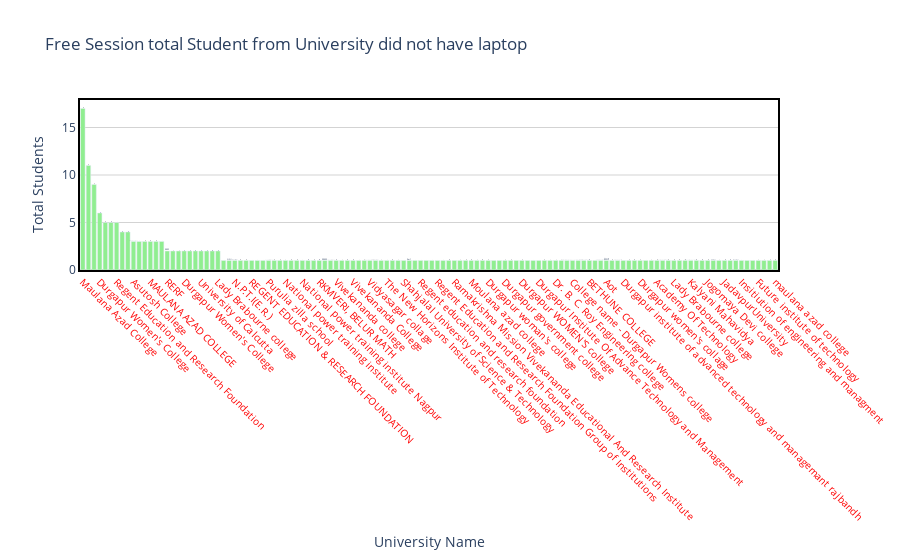

Source (notebook cell):
### Code cell
draw_trace_bar(college_no_laptop,'College','no_laptop_counts','Free Session total Student from University did not have laptop ', 'University Name','Total Students',"lightgreen")

### Figure 1 — Plotly figure (JSON) as saved in the notebook; plotly's stock layout.template omitted (floating-point values rounded to 4 significant figures)
{"data": [{"marker": {"color": "lightgreen"}, "text": ["Maulana Azad College", "Lady Brabourne College", "Durgapur women's college", "Durgapur Women's College", "Maulana Azad College ", "Jadavpur University", "Regent Education and Research Foundation", "Maulana Azad college", "Kalyani Mahavidyalaya", "Asutosh College", "Regent Education & Research Foundation", "Lady Brabourne College ", "MAULANA AZAD COLLEGE", "Vidyasagar University", "Regent Education And Research Foundation", "RERF", "Regent Education and Research Foundation ", "Regent Education and Research foundation", "Durgapur Women's College ", "MAULANA AZAD COLLEGE ", "Lady brabourne college", "University of Calcutta", "DURGAPUR WOMEN'S COLLEGE", "JADAVPUR UNIVERSITY ", "Lady Brabourne college", "National power training institute (E.R) Durgapur", "NSU", "N.P.T.I(E.R.)", "RKMVERI (BELUR CAMPUS)", "NARASINHA DUTT COLLEGE", "REGENT EDUCATION & RESEARCH FOUNDATION", "RCC institute of information technology", "NARASINHA DUTT COLLEGE, UNIVERSITY OF CALCUTTA", "Purulia zilla school ", "Narasinha Dutta College", "Narasingha Dutt College ", "National power training institute", "Presidency University", "Narasinha dutt college", "National power training institute Nagpur", "RKMVERI BELUR MATH", "Raniganj Girls' College ", "RKMVERI, BELUR MATH", "RRERF", "Women's collage", "Vivekananda college", "Vivekananda College,Thakurpukur", "Vivekananda College ", "Vivekananda College", "Viswass school & college of nursing", "Vidyasagar college for women", "Vidyasagar collage ", "Victoria Institution", "VIDYASAGAR UNIVERSITY, MEDINIPUR", "The New Horizons Institute of Technology", "Surendranath college", "Shibpur Dinobundhoo institution", "Shahjalal University of Science & Technology   ", "Rerf", "Regent education and research foundation ", "Regent education and research foundation", "Regent education & research foundation barrackpore", "Regent Education and Research foundation ", "Regent Education and Research Foundation Group of Institutions", "Regent Education &Research Foundation", "Moulana Azad College", "Ramakrishna Mission Vivekananda Educational And Research Institute", "Ramakrishna Mission Shilpapitha", "Raja Peary Mohan college", "Moulana azad college", " Uttarpara Amarendra Vidyapith", "Maulona Azad College", "Durgapur woman's college ", "Durgapur institute of advanced and technology management", "Durgapur institute of advance technology and managment", "Durgapur government college", "Durgapur Womens College ", "Durgapur Women's College   Kazi Nazrul University", "Durgapur WOMEN'S college ", "Durgapur Institute of advanced technology and management ", "Durgapur Institute of Advanced Technology & Management", "Durgapur Institute Of Advance Technology and Management", "Duragpur Women's college", "Dr.B.C.ROY ENGINEERING COLLEGE", "Dr. B. C. Roy Engineering college", "DURGAPUR GOVERNMENT COLLEGE", "DIATM, Durgapur", "College name - Durgapur Womens college", "Calcutta university ", "Bethune college", "BETHUNE COLLEGE", "B P poddar institute of Management & Technology ", "Asutosh College ", "Aot", "Amta Ramsaday College", "Aliah University ", "Durgapur institute of advanced technology and managemant rajbandh", "Durgapur women's College", "Maulana azad college ", "Durgapur women's collage ", "Maulana Azad College, University Of Calcutta", "Maulana Azad College, Kolkata", "Academy Of Technology", "Lalbaba college ", "Lady braboune college", "Lady Brabourne college ", "Lady Braboune Collage", "Kalyani mahavidyalay", "Kalyani Mahavidya", "Kalyani Mahabidyalaya", "KAJI najrul invercity", "Jogomaya Devi college ", "Jk college", "Jagannath Kishore college,Purulia", "JadavpurUniversity  ", "JADAVPUR UNIVERSITY", "J.K College", "Insitiution of engineering and managment", "Guru NANAK INSTITUTE OF PHARMACEUTICAL SCIENCE AND TECHNOLOGY", "Global Nature Care Sangathan Group Of Institutions", "Future institute of technology ", "Future Institute of Technology", "Durgapur women's college ", "maulana azad college"], "type": "bar", "x": ["Maulana Azad College", "Lady Brabourne College", "Durgapur women's college", "Durgapur Women's College", "Maulana Azad College ", "Jadavpur University", "Regent Education and Research Foundation", "Maulana Azad college", "Kalyani Mahavidyalaya", "Asutosh College", "Regent Education & Research Foundation", "Lady Brabourne College ", "MAULANA AZAD COLLEGE", "Vidyasagar University", "Regent Education And Research Foundation", "RERF", "Regent Education and Research Foundation ", "Regent Education and Research foundation", "Durgapur Women's College ", "MAULANA AZAD COLLEGE ", "Lady brabourne college", "University of Calcutta", "DURGAPUR WOMEN'S COLLEGE", "JADAVPUR UNIVERSITY ", "Lady Brabourne college", "National power training institute (E.R) Durgapur", "NSU", "N.P.T.I(E.R.)", "RKMVERI (BELUR CAMPUS)", "NARASINHA DUTT COLLEGE", "REGENT EDUCATION & RESEARCH FOUNDATION", "RCC institute of information technology", "NARASINHA DUTT COLLEGE, UNIVERSITY OF CALCUTTA", "Purulia zilla school ", "Narasinha Dutta College", "Narasingha Dutt College ", "National power training institute", "Presidency University", "Narasinha dutt college", "National power training institute Nagpur", "RKMVERI BELUR MATH", "Raniganj Girls' College ", "RKMVERI, BELUR MATH", "RRERF", "Women's collage", "Vivekananda college", "Vivekananda College,Thakurpukur", "Vivekananda College ", "Vivekananda College", "Viswass school & college of nursing", "Vidyasagar college for women", "Vidyasagar collage ", "Victoria Institution", "VIDYASAGAR UNIVERSITY, MEDINIPUR", "The New Horizons Institute of Technology", "Surendranath college", "Shibpur Dinobundhoo institution", "Shahjalal University of Science & Technology   ", "Rerf", "Regent education and research foundation ", "Regent education and research foundation", "Regent education & research foundation barrackpore", "Regent Education and Research foundation ", "Regent Education and Research Foundation Group of Institutions", "Regent Education &Research Foundation", "Moulana Azad College", "Ramakrishna Mission Vivekananda Educational And Research Institute", "Ramakrishna Mission Shilpapitha", "Raja Peary Mohan college", "Moulana azad college", " Uttarpara Amarendra Vidyapith", "Maulona Azad College", "Durgapur woman's college ", "Durgapur institute of advanced and technology management", "Durgapur institute of advance technology and managment", "Durgapur government college", "Durgapur Womens College ", "Durgapur Women's College   Kazi Nazrul University", "Durgapur WOMEN'S college ", "Durgapur Institute of advanced technology and management ", "Durgapur Institute of Advanced Technology & Management", "Durgapur Institute Of Advance Technology and Management", "Duragpur Women's college", "Dr.B.C.ROY ENGINEERING COLLEGE", "Dr. B. C. Roy Engineering college", "DURGAPUR GOVERNMENT COLLEGE", "DIATM, Durgapur", "College name - Durgapur Womens college", "Calcutta university ", "Bethune college", "BETHUNE COLLEGE", "B P poddar institute of Management & Technology ", "Asutosh College ", "Aot", "Amta Ramsaday College", "Aliah University ", "Durgapur institute of advanced technology and managemant rajbandh", "Durgapur women's College", "Maulana azad college ", "Durgapur women's collage ", "Maulana Azad College, University Of Calcutta", "Maulana Azad College, Kolkata", "Academy Of Technology", "Lalbaba college ", "Lady braboune college", "Lady Brabourne college ", "Lady Braboune Collage", "Kalyani mahavidyalay", "Kalyani Mahavidya", "Kalyani Mahabidyalaya", "KAJI najrul invercity", "Jogomaya Devi college ", "Jk college", "Jagannath Kishore college,Purulia", "JadavpurUniversity  ", "JADAVPUR UNIVERSITY", "J.K College", "Insitiution of engineering and managment", "Guru NANAK INSTITUTE OF PHARMACEUTICAL SCIENCE AND TECHNOLOGY", "Global Nature Care Sangathan Group Of Institutions", "Future institute of technology ", "Future Institute of Technology", "Durgapur women's college ", "maulana azad college"], "y": [17, 11, 9, 6, 5, 5, 5, 4, 4, 3, 3, 3, 3, 3, 3, 2, 2, 2, 2, 2, 2, 2, 2, 2, 2, 1, 1, 1, 1, 1, 1, 1, 1, 1, 1, 1, 1, 1, 1, 1, 1, 1, 1, 1, 1, 1, 1, 1, 1, 1, 1, 1, 1, 1, 1, 1, 1, 1, 1, 1, 1, 1, 1, 1, 1, 1, 1, 1, 1, 1, 1, 1, 1, 1, 1, 1, 1, 1, 1, 1, 1, 1, 1, 1, 1, 1, 1, 1, 1, 1, 1, 1, 1, 1, 1, 1, 1, 1, 1, 1, 1, 1, 1, 1, 1, 1, 1, 1, 1, 1, 1, 1, 1, 1, 1, 1, 1, 1, 1, 1, 1, 1, 1, 1]}], "layout": {"hovermode": "closest", "paper_bgcolor": "rgba(0, 0, 0, 0)", "plot_bgcolor": "rgba(0, 0, 0, 0)", "title": {"text": "Free Session total Student from University did not have laptop "}, "xaxis": {"linecolor": "black", "linewidth": 2, "mirror": true, "showline": true, "showticklabels": true, "tickangle": 45, "tickfont": {"color": "red", "size": 10}, "title": {"text": "University Name"}, "zeroline": true, "zerolinecolor": "grey", "zerolinewidth": 1}, "yaxis": {"gridcolor": "lightgrey", "linecolor": "black", "linewidth": 2, "mirror": true, "showline": true, "title": {"text": "Total Students"}, "zeroline": true, "zerolinecolor": "grey", "zerolinewidth": 1}}}
